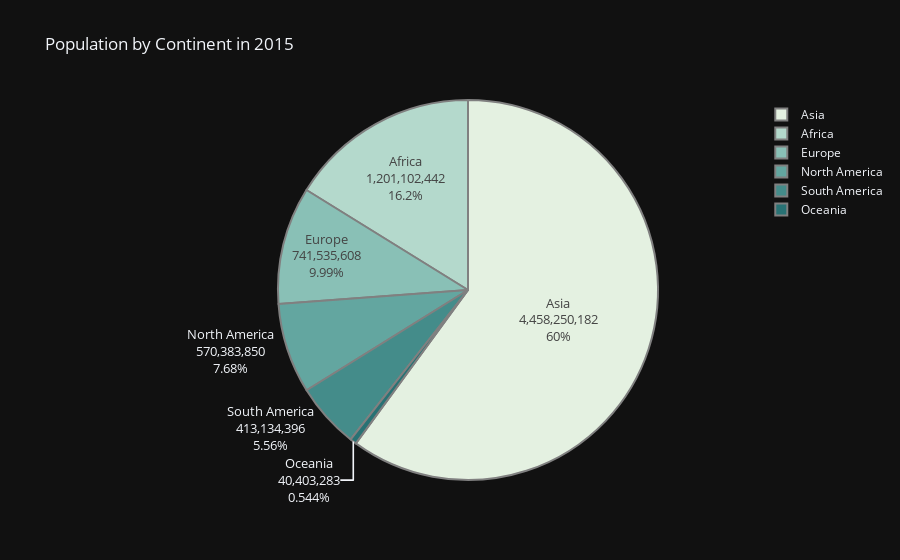

The cell this chart's notebook holds for it:
### Code cell
population2015=df.groupby(by='Continent')['2015 Population'].sum()
fig=px.pie(values=population2015.values,
          names=population2015.index,
          color_discrete_sequence=px.colors.sequential.Mint,
          title= 'Population by Continent in 2015',template='plotly_dark'
          )
fig.update_traces(textinfo='label+percent+value', textfont_size=13,
                  marker=dict(line=dict(color='#100000', width=0.2)))

fig.data[0].marker.line.width = 2
fig.data[0].marker.line.color='gray'
fig.show()

### Figure 1 — Plotly figure (JSON) as saved in the notebook; plotly's stock layout.template omitted (floating-point values rounded to 4 significant figures)
{"data": [{"domain": {"x": [0, 1], "y": [0, 1]}, "hovertemplate": "label=%{label}<br>value=%{value}<extra></extra>", "labels": ["Africa", "Asia", "Europe", "North America", "Oceania", "South America"], "legendgroup": "", "marker": {"line": {"color": "gray", "width": 2}}, "name": "", "showlegend": true, "textfont": {"size": 13}, "textinfo": "label+percent+value", "type": "pie", "values": [1201102442, 4458250182, 741535608, 570383850, 40403283, 413134396]}], "layout": {"autosize": true, "legend": {"tracegroupgap": 0}, "piecolorway": ["rgb(228, 241, 225)", "rgb(180, 217, 204)", "rgb(137, 192, 182)", "rgb(99, 166, 160)", "rgb(68, 140, 138)", "rgb(40, 114, 116)", "rgb(13, 88, 95)"], "title": {"text": "Population by Continent in 2015"}}}
